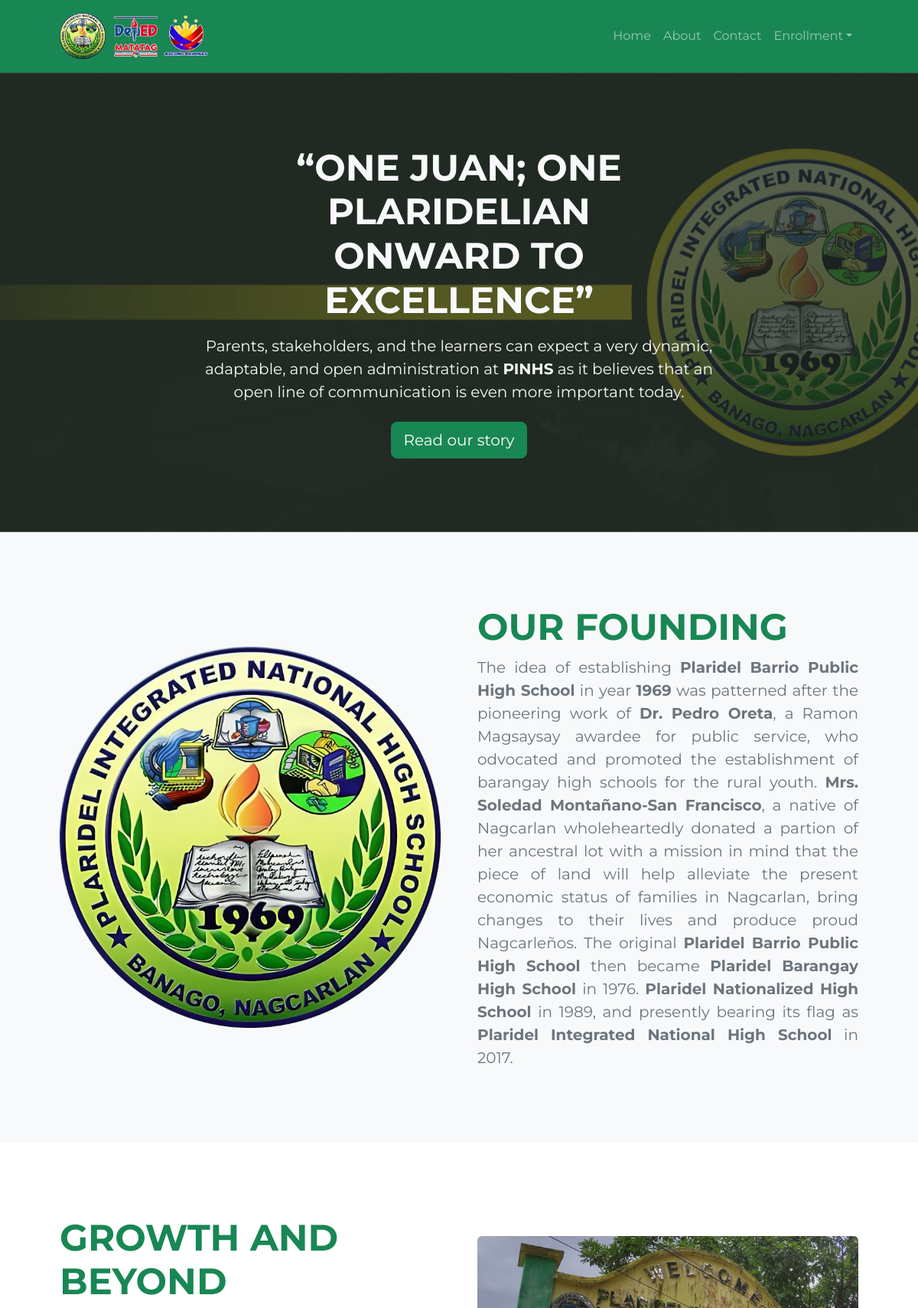
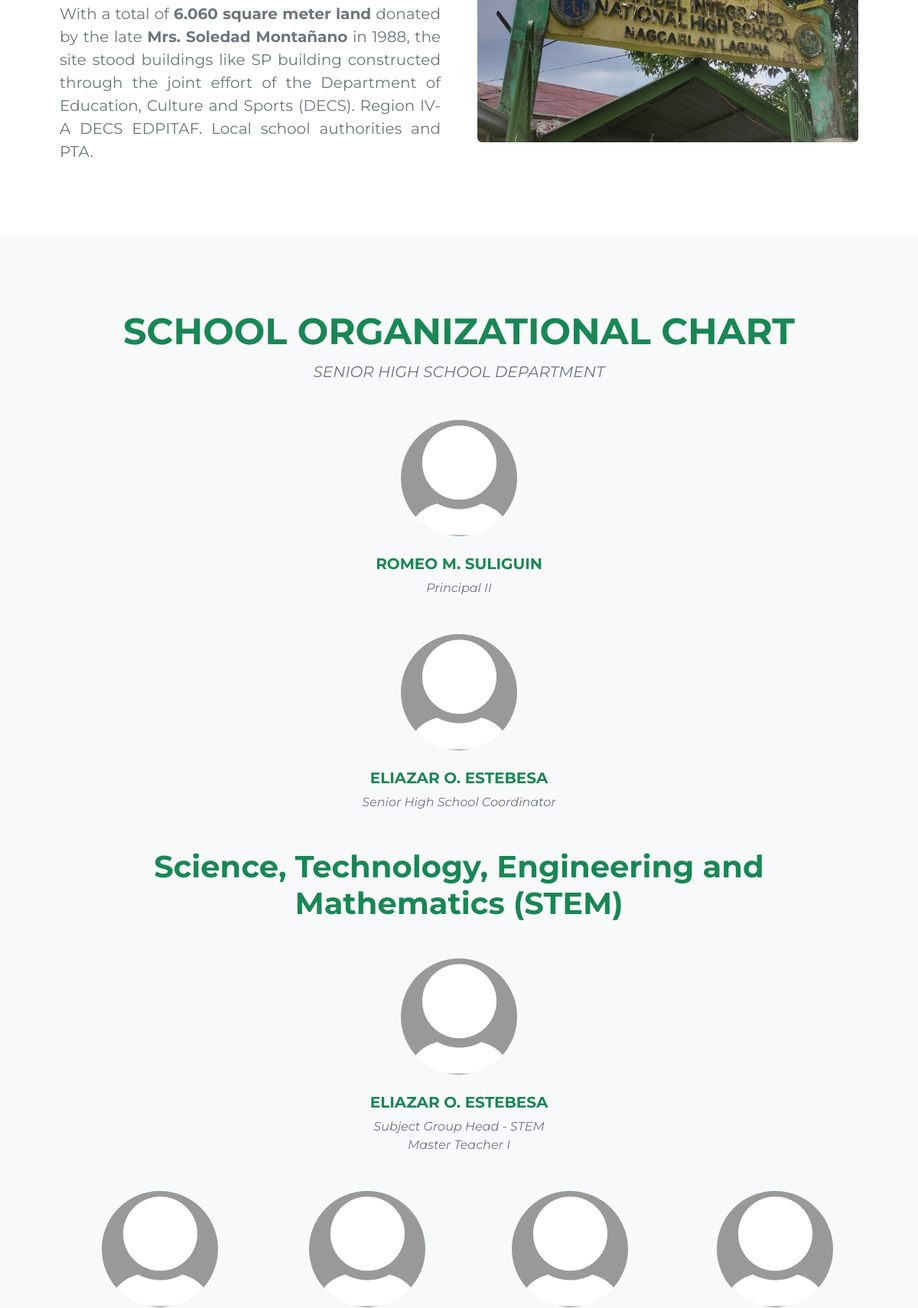
Page /about.php (upper part) on the committed database (2 pictures, top to bottom).
### tables this page shows
CREATE TABLE `faculty` (
  `id` int(11) NOT NULL,
  `firstName` varchar(255) NOT NULL,
  `middleName` varchar(255) DEFAULT NULL,
  `lastName` varchar(255) NOT NULL,
  `position` varchar(255) NOT NULL,
  `rank` varchar(100) NOT NULL,
  `track` varchar(100) NOT NULL,
  `type` enum('Principal','Teacher','Subject Group Head','Senior High School Coordinator') NOT NULL,
  `picture` varchar(255) NOT NULL
);

### about.php (the view, shortened to what this page needs)
<!DOCTYPE html>
<html lang="en">
<head>
    <link href="https://cdn.jsdelivr.net/npm/bootstrap-icons@1.5.0/font/bootstrap-icons.css" rel="stylesheet" />
    <link rel="stylesheet" href="https://cdnjs.cloudflare.com/ajax/libs/animate.css/4.1.1/animate.min.css" />
    <link href="css/styles.css" rel="stylesheet" />
    <link href="css/style.css" rel="stylesheet" />
    <link href="https://unpkg.com/aos@2.3.1/dist/aos.css" rel="stylesheet">
</head>
<body class="d-flex flex-column">
    <main class="flex-shrink-0">
        <nav class="navbar navbar-expand-lg navbar-dark bg-success">
            <div class="container px-5">
                <a class="navbar-brand" href="index">
                    <img src="assets/favicon.png" alt="Logo" width="60" height="60" class="d-inline-block align-text-middle">
                    <img src="logo.png" width="130">
                </a>
                <div class="collapse navbar-collapse" id="navbarSupportedContent">
                    <ul class="navbar-nav ms-auto mb-2 mb-lg-0">
                        <li class="nav-item"><a class="nav-link" href="index">Home</a></li>
                        <li class="nav-item"><a class="nav-link" href="about">About</a></li>
                        <li class="nav-item"><a class="nav-link" href="contact">Contact</a></li>
                        <li class="nav-item dropdown">
                            <a class="nav-link dropdown-toggle" id="navbarDropdownPortfolio" href="#" role="button" data-bs-toggle="dropdown" aria-expanded="false">Enrollment</a>
                        </li>
                    </ul>
                </div>
            </div>
        </nav>
        <header class="py-5 animate__animated animate__fadeIn" style="background-image: url(plaridel-front.png); background-size:cover; background-repeat: no-repeat; background-position: 50% 50%; ">
            <div class="container px-5">
                <div class="row justify-content-center">
                    <div class="col-lg-8">
                        <div class="text-center my-5 animate__animated animate__fadeInUp">
                            <h1 class="fw-bolder mb-3 text-light display-5" style="text-transform: uppercase ">“One Juan; One Plaridelian<br>Onward to Excellence”</h1>
                            <p class="lead fw-normal text-light mb-4">Parents, stakeholders, and the learners can expect a very dynamic, adaptable, and open administration at <b>PINHS</b> as it believes that an open line of communication is even more important today.</p>
                            <a class="btn btn-success btn-lg" href="#scroll-target">Read our story</a>
                        </div>
                    </div>
                </div>
            </div>
        </header>
        <section class="py-5 bg-light" id="scroll-target" data-aos="fade-up" data-aos-anchor-placement="top-bottom">
            <div class="container px-5 my-5">
                <div class="row gx-5 align-items-center">
                    <div class="col-lg-6"><img class="img-fluid rounded mb-5 mb-lg-0" src="assets/favicon.png" alt="..." /></div>
                    <div class="col-lg-6">
                        <h2 class="fw-bolder display-5 text-success">OUR FOUNDING</h2>
                        <p class="lead fw-normal text-muted mb-0" style="text-align: justify">The idea of establishing <B>Plaridel Barrio Public High School</B> in year <b>1969</b> was patterned after the pioneering work of <b>Dr. Pedro Oreta</b>, a Ramon Magsaysay awardee for public service, who odvocated and promoted the establishment of barangay high schools for the rural youth. <b>Mrs. Soledad Montañano-San Francisco</b>, a native of Nagcarlan wholeheartedly donated a partion of her ancestral lot with a mission in mind that the piece of land will help alleviate the present economic status of families in Nagcarlan, bring changes to their lives and produce proud Nagcarleños. The original <b>Plaridel Barrio Public High School</b> then became <b>Plaridel Barangay High School</b> in 1976. <b>Plaridel Nationalized High School</b> in 1989, and presently bearing its flag as <b>Plaridel Integrated National High School</b> in 2017.</p>
                    </div>
                </div>
            </div>
        </section>
        <section class="py-5" data-aos="fade-up" data-aos-anchor-placement="top-bottom">
            <div class="container px-5 my-5">
                <div class="row gx-5 align-items-center">
                    <div class="col-lg-6 order-first order-lg-last"><img class="img-fluid rounded mb-5 mb-lg-0" src="plaridel-gate.jpg" alt="..." /></div>
                    <div class="col-lg-6">
                        <h2 class="fw-bolder display-5 text-success">GROWTH AND BEYOND</h2>
                        <p class="lead fw-normal text-muted mb-0" style="text-align: justify">With a total of <b>6.060 square meter land</b> donated by the late <b>Mrs. Soledad Montañano</b> in 1988, the site stood buildings like SP building constructed through the joint effort of the Department of Education, Culture and Sports (DECS). Region IV-A DECS EDPITAF. Local school authorities and PTA.</p>
                    </div>
                </div>
            </div>
        </section>
        <section class="py-5 py-5 bg-light" data-aos="fade-up" data-aos-anchor-placement="top-bottom">
            <div class="container px-5 my-5">
                <div class="text-center" data-aos="fade-up">
                    <h1 class="fw-bolder display-5 text-success">SCHOOL ORGANIZATIONAL CHART</h1>
                    <p class="lead fw-normal text-muted mb-5 fst-italic">SENIOR HIGH SCHOOL DEPARTMENT</p>
                </div>
                <div class="row gx-5 row-cols-1 row-cols-sm-2 row-cols-xl-3 justify-content-center mb-5" data-aos="fade-up">
                    <div class="col mb-5 mb-5 mb-xl-0">
                        <div class="text-center">
                            <?php
                            include 'conn.php';
                            $query = "SELECT * FROM faculty WHERE type='Principal'";
                            $query_run = mysqli_query($conn, $query);
                            while ($items = mysqli_fetch_array($query_run)) {
                                if ($items['picture']) {
                                    $picture = $items['picture'];
                                } else {
                                    $picture = 'default-profile-pic.jpg';
                                }
                                echo '<div class="col-auto">';
                                echo '<div class="col text-center">';
                                if (!empty($picture)) {
                                    echo '<img class="img-fluid rounded-circle mb-4 px-4" src="' . $picture . '" alt="Profile Picture" width="200">';
                                } else {
                                    echo '<img class="rounded-circle border border-warning mb-2" src="default-profile-pic.jpg" alt="Profile Picture" width="150">';
                                }
                                echo '</div>';
                                echo '<h5 class="fw-bolder text-success text-uppercase">' . $items['firstName'] . ' ' . $items['middleName'] . '. ' . $items['lastName'] . '</h5>';
                                echo '<div class="fst-italic text-muted">' . $items['position'] . '</div>';
                                echo '</div>';
                            }
                            ?>
                        </div>
                    </div>
                </div>
                <div class="row gx-5 row-cols-1 row-cols-sm-2 row-cols-xl-3 justify-content-center mb-5" data-aos="fade-up">
                    <div class="col mb-5 mb-5 mb-xl-0">
                        <div class="text-center">
                            <?php
                            include 'conn.php';
                            $query = "SELECT * FROM faculty WHERE type='Senior High School Coordinator'";
                            $query_run = mysqli_query($conn, $query);
                            while ($items = mysqli_fetch_array($query_run)) {
                                if ($items['picture']) {
                                    $picture = $items['picture'];
                                } else {
                                    $picture = 'default-profile-pic.jpg';
                                }
                                echo '<div class="col-auto">';
                                echo '<div class="col text-center">';
                                if (!empty($picture)) {
                                    echo '<img class="img-fluid rounded-circle mb-4 px-4" src="' . $picture . '" alt="Profile Picture" width="200">';
                                } else {
                                    echo '<img class="rounded-circle border border-warning mb-2" src="default-profile-pic.jpg" alt="Profile Picture" width="150">';
                                }
                                echo '</div>';
                                echo '<h5 class="fw-bolder text-success text-uppercase">' . $items['firstName'] . ' ' . $items['middleName'] . '. ' . $items['lastName'] . '</h5>';
                                echo '<div class="fst-italic text-muted">' . $items['type'] . '</div>';
                                echo '</div>';
                            }
                            ?>
                        </div>
                    </div>
                </div>
                <div class="text-center" data-aos="fade-up">
                    <h1 class="fw-bolder display-7 text-success mb-5">Science, Technology, Engineering and Mathematics (STEM)</h1>
                </div>
                <div class="row gx-5 row-cols-1 row-cols-sm-2 row-cols-xl-3 justify-content-center mb-5" data-aos="fade-up">
                    <div class="col mb-5 mb-5 mb-xl-0">
                        <div class="text-center">
                            <?php
                            include 'conn.php';
                            $query = "SELECT * FROM faculty WHERE type='Subject Group Head' AND track='STEM'";
                            $query_run = mysqli_query($conn, $query);
                            while ($items = mysqli_fetch_array($query_run)) {
                                if ($items['picture']) {
                                    $picture = $items['picture'];
                                } else {
                                    $picture = 'default-profile-pic.jpg';
                                }
                                echo '<div class="col-auto">';
                                echo '<div class="col text-center">';
                                if (!empty($picture)) {
                                    echo '<img class="img-fluid rounded-circle mb-4 px-4" src="' . $picture . '" alt="Profile Picture" width="200">';
                                } else {
                                    echo '<img class="rounded-circle border border-warning mb-2" src="default-profile-pic.jpg" alt="Profile Picture" width="150">';
                                }
                                echo '</div>';
                                echo '<h5 class="fw-bolder text-success text-uppercase">' . $items['firstName'] . ' ' . $items['middleName'] . '. ' . $items['lastName'] . '</h5>';
                                echo '<div class="fst-italic text-muted">' . $items['type'] . ' - ' . $items['track'] . '</div>';
                                echo '<div class="fst-italic text-muted">' . $items['position'] . '</div>';
                                echo '</div>';
                            }
                            ?>
                        </div>
                    </div>
                </div>
                <div class="d-flex flex-wrap mb-5 row g-5 justify-content-center" data-aos="fade-up">
                    <?php
                    include 'conn.php';
                    $query = "SELECT * FROM faculty WHERE type='Teacher' AND track='STEM'";
                    $query_run = mysqli_query($conn, $query);
                    while ($items = mysqli_fetch_array($query_run)) {
                        if ($items['picture']) {
                            $picture = $items['picture'];
                        } else {
                            $picture = 'default-profile-pic.jpg';
                        }
                        echo '<div class="col-auto text-center">';
                        if (!empty($picture)) {
                            echo '<img class="img-fluid rounded-circle mb-4 px-4" src="' . $picture . '" alt="Profile Picture" width="200">';
                        } else {
                            echo '<img class="rounded-circle border border-warning mb-2" src="default-profile-pic.jpg" alt="Profile Picture" width="150">';
                        }
                        echo '</div>';
                    }
                    ?>
                </div>
            </div>
        </section>
    </main>
</body>
</html>

### css/style.css (style rules this page uses)
* { margin: 0; padding: 0; font-family: 'Montserrat', sans-serif; }

### about.php (style rules this page uses)
a { text-decoration: none; }

### rows in the picture
faculty: firstName "ROMEO", middleName "M", lastName "SULIGUIN", position "Principal II"
faculty: firstName "ELIAZAR", middleName "O", lastName "ESTEBESA", type "Senior High School Coordinator"
faculty: firstName "ELIAZAR", middleName "O", lastName "ESTEBESA", type "Subject Group Head", track "STEM", position "Master Teacher I"
